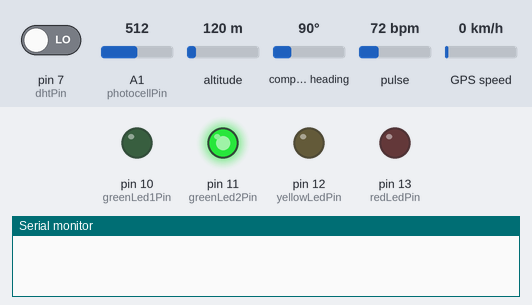
The sketch below on a simulated Arduino Uno, built with avr-gcc and run on an emulated ATmega328P. Shown: output pins drawn as LEDs (lit = HIGH), the last lines printed to the serial monitor. Inputs (shaded band) come from the test bench; at power-on: pin 7 (dhtPin) LOW, A1 (photocellPin) = 512, altitude 120 m, compass heading 90°, pulse 72 bpm, GPS speed 0 km/h. The GPS gets a fix after 3 s at 37.7749, -122.4194 with 8 satellites.

Above: at 3.3 s.
At 22.3 s:
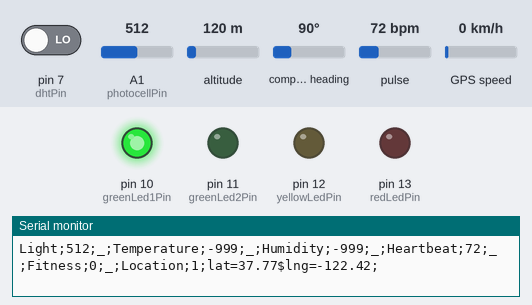
At 36.01 s:
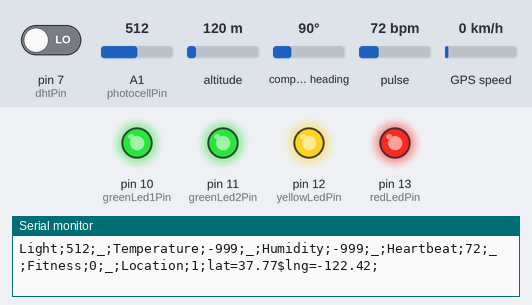
At 39.3 s:
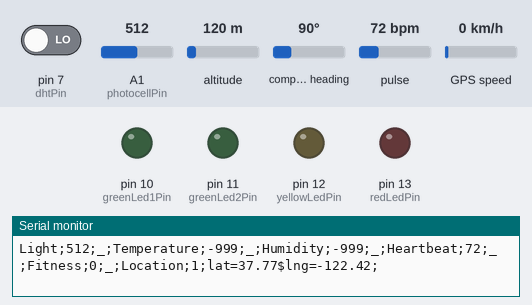
Timing chart, 0 to 47.3 s (numbered marks = the images above):
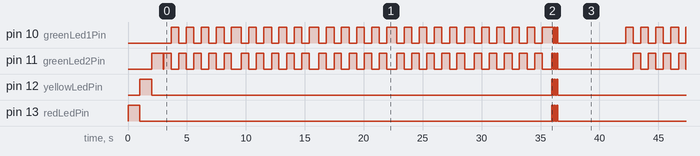

The sketch:

board3.ino
```cpp
// used by PulseSensor library
#define USE_ARDUINO_INTERRUPTS false

// Libraries
#include <SoftwareSerial.h>
#include <dht.h>
#include <TinyGPS++.h>
#include <PulseSensorPlayground.h>

// Serials and Objects
SoftwareSerial wifiSerial(4, 3);
SoftwareSerial gpsSerial(6, 5);
dht dhtData;
TinyGPSPlus gpsData;
String gpsValue = "";
PulseSensorPlayground pulsesensorData;

// Input and output phisical pins
const int photocellPin = A1;
const int dhtPin = 7;
const int pulsesensorPin = A0;
const int greenLed1Pin = 10;
const int greenLed2Pin = 11;
const int yellowLedPin = 12;
const int redLedPin = 13;

// Other global variables
int loopCounter;
int measurementCounter;
const char delim = ';';

void setup() {
  // Initialize input ports
  pinMode(photocellPin, INPUT);
  pinMode(dhtPin, INPUT);
  pinMode(greenLed1Pin, OUTPUT);
  pinMode(greenLed2Pin, OUTPUT);
  pinMode(yellowLedPin, OUTPUT);
  pinMode(redLedPin, OUTPUT);

  // Initialize serial ports
  Serial.begin(9600);
  wifiSerial.begin(9600);
  gpsSerial.begin(9600);

  // Initialize pulsesensor
  pulsesensorData.analogInput(pulsesensorPin);
  pulsesensorData.setThreshold(700);
  pulsesensorData.begin();

  // Zero counters
  loopCounter = 0;
  measurementCounter;

  // Leds signing: Get ready
  digitalWrite(redLedPin, HIGH);
  delay(1000);
  digitalWrite(redLedPin, LOW);
  digitalWrite(yellowLedPin, HIGH);
  delay(1000);
  digitalWrite(yellowLedPin, LOW);
  digitalWrite(greenLed2Pin, HIGH);
  delay(1000);
  digitalWrite(greenLed2Pin, LOW);
}

void loop() {
  // Get data from pulse sensor
  pulsesensorData.sawNewSample();

  // Get data from gps
  while (gpsSerial.available()) {
    gpsData.encode(gpsSerial.read());
    if (gpsData.location.isUpdated()) {
      gpsValue = "lat=" + String(gpsData.location.lat()) + "$lng=" + String(gpsData.location.lng());
    }
  }

  // Send data to wifi once in a two seconds
  if(loopCounter == 2000) {
    // Get data from temperature and humidity sensor
    dhtData.read11(dhtPin);


    // Fulfill data variables
    int photocellValue = analogRead(photocellPin);
    int temperatureValue = (int)dhtData.temperature;
    int humidityValue = (int)dhtData.humidity;
    int pulseValue = pulsesensorData.getBeatsPerMinute();

    // Fitness score calculations
    int hotness = temperatureValue;
    hotness = getHotnessByResistor(hotness, photocellValue);
    hotness = getHotnessByHumidity(hotness, humidityValue);
    int fitnessValue = calculateFinalFitness(pulseValue, getHotnessFactor(hotness));

    // Join data from all sources before sending it
    String Summary =
      pair("Light", photocellValue) +
      pair("Temperature", temperatureValue) +
      pair("Humidity", humidityValue) +
      pair("Heartbeat", pulseValue) +
      pair("Fitness", fitnessValue);

    if(gpsValue != "") {
      Summary += pair("Location", gpsValue);
    }

    // Print data for debugging + send data to wifi component
    Serial.println(Summary);
    wifiSerial.print(Summary);

    // Zero loop counter
    loopCounter = 0;
    measurementCounter++;
  }

  // Get feedback from wifi (works if debug flag is on)
  while (wifiSerial.available()) {
    String fromWifi = wifiSerial.readString();
    Serial.println(fromWifi);
  }

  // Led signing: Measuring right now
  if((loopCounter+200)%400==0) {
  digitalWrite(greenLed1Pin, HIGH);
  digitalWrite(greenLed2Pin, LOW);
  }
  if(loopCounter%400==0) {
  digitalWrite(greenLed1Pin, LOW);
  digitalWrite(greenLed2Pin, HIGH);
  }

  // Leds signing: Measurment ended
  if(measurementCounter==5) {
    for(int i=0;i<3;i++) {
    digitalWrite(greenLed1Pin, HIGH);
    digitalWrite(greenLed2Pin, HIGH);
    digitalWrite(yellowLedPin, HIGH);
    digitalWrite(redLedPin, HIGH);
    delay(100);
    digitalWrite(greenLed1Pin, LOW);
    digitalWrite(greenLed2Pin, LOW);
    digitalWrite(yellowLedPin, LOW);
    digitalWrite(redLedPin, LOW);
    delay(100);
    }
    delay(5000);
    measurementCounter=0;
  }

  loopCounter++;
  delay(1);
}

// Function for creating a string, readable by wifi component
String pair(String key, int value) {
  return (key + delim + String(value) + delim + '_' + delim);
}
// When value is a String, it will be used as "context" for Ubidots and not as "value"
String pair(String key, String value) {
  return (key + delim + '1' + delim + value + delim);
}


// This function incraeses the temperature in case of high light discovered in photo resistor sensor
int getHotnessByResistor(int hotness, int resistor){
  if (resistor > 500){
      hotness++;
    }
  if(resistor > 800){
      hotness++;
    }
    return hotness;
}

// This function increases the temperature in case of high humidity
// if the humidity is greater than 50, the temperature inceares by one
// if the humidity is greater than 60, the temperature inceares another one and then and then
int getHotnessByHumidity(int hotness, int humidity){
  int counter;
  for(counter = 50; counter < humidity; counter+=10){
      hotness++;
    }
    return hotness;
}

// This function calculate the temperature factor on calculating the final fitness level by pulse.
// While temperature is 18, the value will be 1 and it will grow when the temperature rises or getting down.
float getHotnessFactor(int hotness){
  return (0.00146 * pow(hotness, 2) - 0.0526 * hotness + 1.4738);
}

// This function calculates the fitness level from 1 to 100 by the pulse BPM value and with the factor parameter that calculated by the temperature
// When the factor is 1 and the pulse is 120, the value is 100. When the pulse is 30 and less or 210 and high, the value is 0
int calculateFinalFitness(int pulse, float factor){
  float a = (-0.012 * pow(pulse, 2));
  float b = (2.96 * factor * pulse);
  float c = -(-0.012 * pow(((2.96 * factor / 0.024) - (120-30)),2) + 2.96 * factor * ((2.96 * factor / 0.024) - (120-30)));

  return max((int)(a + b + c), 0);
}
```

Measured:
- by itself, pin 10 (greenLed1Pin): moves between LOW and HIGH, repeating every 38.6 s
- by itself, pin 12 (yellowLedPin), pin 13 (redLedPin): repeats every 38.6 s: 2 × (HIGH 0.10 s, LOW 0.10 s), HIGH 0.10 s, LOW 38.1 s
- by itself, everything shown: repeats every 38.6 s, in 55 steps
